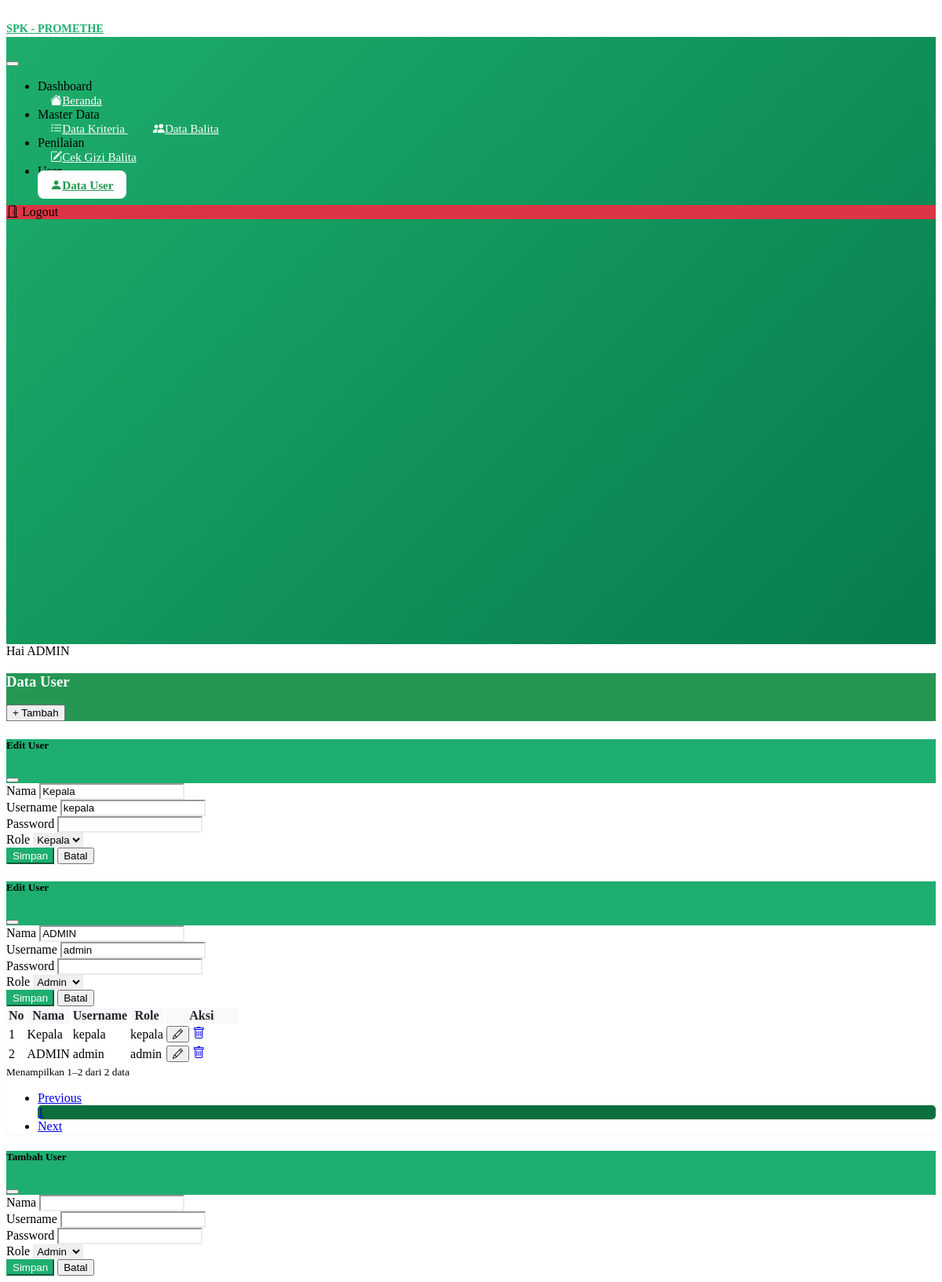
Screenshot of /views/user.php (signed in) with the database file from the repository.
### tables this page shows
CREATE TABLE `user` (
  `id` int NOT NULL,
  `name` varchar(255) NOT NULL,
  `username` varchar(255) NOT NULL,
  `password` varchar(255) NOT NULL,
  `role` enum('admin','kepala') NOT NULL
);

### views/user.php (the view, shortened to what this page needs)
<?php
include '../koneksi.php';
$limit = 5;
$page = isset($_GET['page']) ? (int) $_GET['page'] : 1;
$offset = ($page - 1) * $limit;
$total_data = $koneksi->query("SELECT COUNT(*) as total FROM user")->fetch_assoc()['total'];
$total_pages = ceil($total_data / $limit);
$data = $koneksi->query("SELECT * FROM user ORDER BY id DESC LIMIT $limit OFFSET $offset");
?>
<div class="container py-4">
  <div class="card">
    <div class="card-header bg-success text-white d-flex justify-content-between align-items-center">
      <h3 class="m-0">Data User</h3>
      <button class="btn btn-light btn-sm" data-bs-toggle="modal" data-bs-target="#modalTambah">+ Tambah</button>
    </div>
    <div class="table-responsive">
      <table class="table align-middle table-hover m-0">
        <thead class="table-light">
          <tr>
            <th>No</th>
            <th>Nama</th>
            <th>Username</th>
            <th>Role</th>
            <th width="90" class="text-center">Aksi</th>
          </tr>
        </thead>
        <tbody>
          <?php if ($data->num_rows === 0): ?>
            <tr><td colspan="5" class="text-center text-muted py-3">Belum ada data</td></tr>
          <?php else: $no = $offset + 1; while($row=$data->fetch_assoc()): ?>
            <tr>
              <td><?= $no++ ?></td>
              <td><?= htmlspecialchars($row['name']) ?></td>
              <td><?= htmlspecialchars($row['username']) ?></td>
              <td><?= htmlspecialchars($row['role']) ?></td>
              <td class="text-center">
                <button class="btn btn-sm btn-outline-success" data-bs-toggle="modal" data-bs-target="#modalEdit<?= $row['id'] ?>">
                  <i class="bi bi-pencil"></i>
                </button>
                <a href="?action=hapus&id=<?= $row['id'] ?>" class="btn btn-sm btn-outline-danger" onclick="return confirm('Yakin ingin hapus?')">
                  <i class="bi bi-trash"></i>
                </a>
              </td>
            </tr>
            <div class="modal fade" id="modalEdit<?= $row['id'] ?>" tabindex="-1">
              <div class="modal-dialog">
                <div class="modal-content">
                  <form method="POST">
                    <div class="modal-header bg-success text-white">
                      <h5 class="modal-title">Edit User</h5>
                      <button type="button" class="btn-close" data-bs-dismiss="modal"></button>
                    </div>
                    <div class="modal-body">
                      <div class="mb-3">
                        <label>Nama</label>
                        <input type="text" name="name" value="<?= $row['name'] ?>" class="form-control" required>
                      </div>
                      <div class="mb-3">
                        <label>Username</label>
                        <input type="text" name="username" value="<?= $row['username'] ?>" class="form-control" required>
                      </div>
                      <div class="mb-3">
                        <label>Password</label>
                        <input type="password" name="password" class="form-control" required>
                      </div>
                      <div class="mb-3">
                        <label>Role</label>
                        <select name="role" class="form-control" required>
                          <option value="admin" <?= $row['role'] === 'admin' ? 'selected' : '' ?>>Admin</option>
                          <option value="kepala" <?= $row['role'] === 'kepala' ? 'selected' : '' ?>>Kepala</option>
                        </select>
                      </div>
                    </div>
                    <div class="modal-footer">
                      <button type="submit" class="btn btn-success">Simpan</button>
                      <button type="button" class="btn btn-secondary" data-bs-dismiss="modal">Batal</button>
                    </div>
                  </form>
                </div>
              </div>
            </div>
          <?php endwhile; endif; ?>
        </tbody>
      </table>
    </div>
<div class="d-flex justify-content-between align-items-center px-3">
      <?php
$start = $offset + 1;
$end = $offset + $data->num_rows;
?>
<?php if ($total_data > 0): ?>
  <div class="px-3 pt-2">
    <small class="text-muted">Menampilkan <?= $start ?>–<?= $end ?> dari <?= $total_data ?> data</small>
  </div>
<?php endif; ?>
<?php if ($total_pages > 0): ?>
  <div>
  <nav aria-label="Page navigation">
    <ul class="pagination justify-content-end my-3 px-3">
      <li class="page-item <?= $page <= 1 ? 'disabled' : '' ?>">
        <a class="page-link" href="?page=<?= $page - 1 ?>" tabindex="-1">Previous</a>
      </li>
      <?php for ($i = 1; $i <= $total_pages; $i++): ?>
        <li class="page-item <?= $i == $page ? 'active' : '' ?>">
          <a class="page-link" href="?page=<?= $i ?>"><?= $i ?></a>
        </li>
      <?php endfor; ?>
      <li class="page-item <?= $page >= $total_pages ? 'disabled' : '' ?>">
        <a class="page-link" href="?page=<?= $page + 1 ?>">Next</a>
      </li>
    </ul>
  </nav>
  </div>
<?php endif; ?>
</div>
  </div>
  <div class="modal fade" id="modalTambah" tabindex="-1">
    <div class="modal-dialog">
      <div class="modal-content">
        <form method="POST">
          <div class="modal-header bg-success text-white">
            <h5 class="modal-title">Tambah User</h5>
            <button type="button" class="btn-close" data-bs-dismiss="modal"></button>
          </div>
          <div class="modal-body">
            <div class="mb-3">
              <label>Nama</label>
              <input type="text" name="name" class="form-control" required>
            </div>
            <div class="mb-3">
              <label>Username</label>
              <input type="text" name="username" class="form-control" required>
            </div>
            <div class="mb-3">
              <label>Password</label>
              <input type="password" name="password" class="form-control" required>
            </div>
            <div class="mb-3">
              <label>Role</label>
              <select name="role" class="form-control" required>
                <option value="admin">Admin</option>
              </select>
            </div>
          </div>
          <div class="modal-footer">
            <button class="btn btn-success" type="submit">Simpan</button>
            <button class="btn btn-secondary" type="button" data-bs-dismiss="modal">Batal</button>
          </div>
        </form>
      </div>
    </div>
  </div>
</div>
<?php
include __DIR__ . '/layout.php';

### script/app.css (style rules this page uses)
:root { --primary-color: #1eae70; --primary-dark: #067c62; --primary-light: #259753; --success-color: #259753; --danger-color: #dc3545; --warning-color: #f5a623; --info-color: #165f4b; }
.btn-success { background-color: #1eae70 !important; border-color: #1eae70 !important; color: #ffffff !important; }
.bg-success { background-color: #1eae70 !important; }
.form-control { border-color: #e9ecef !important; }
.pagination .page-link { background-color: transparent; }
.pagination .page-item { border-radius: 5px; }
.pagination .page-item.active { background-color: #0d6e3d !important; color: #ffffff !important; }
.modal-header { border-bottom-color: #e9ecef !important; }
.card { border-color: #e9ecef !important; box-shadow: 0 0.125rem 0.25rem rgba(30, 174, 152, 0.075); }
.card-header { background-color: #f8f9fa !important; border-bottom-color: #e9ecef !important; }
.card-header.bg-success { background-color: #259753 !important; color: #ffffff !important; border-bottom-color: #1e7a42 !important; }
.table { border-color: #e9ecef !important; }
.table thead th { background-color: #f8f9fa !important; color: #212529; border-bottom-color: #dee2e6 !important; font-weight: 600; }

### rows the page displays
user: name "Kepala", username "kepala", role "kepala", role "Kepala"
user: name "ADMIN", username "admin", role "admin", role "Admin"

### other values shown
$name "ADMIN"
$start "1"
$end "2"
$total_data "2"
